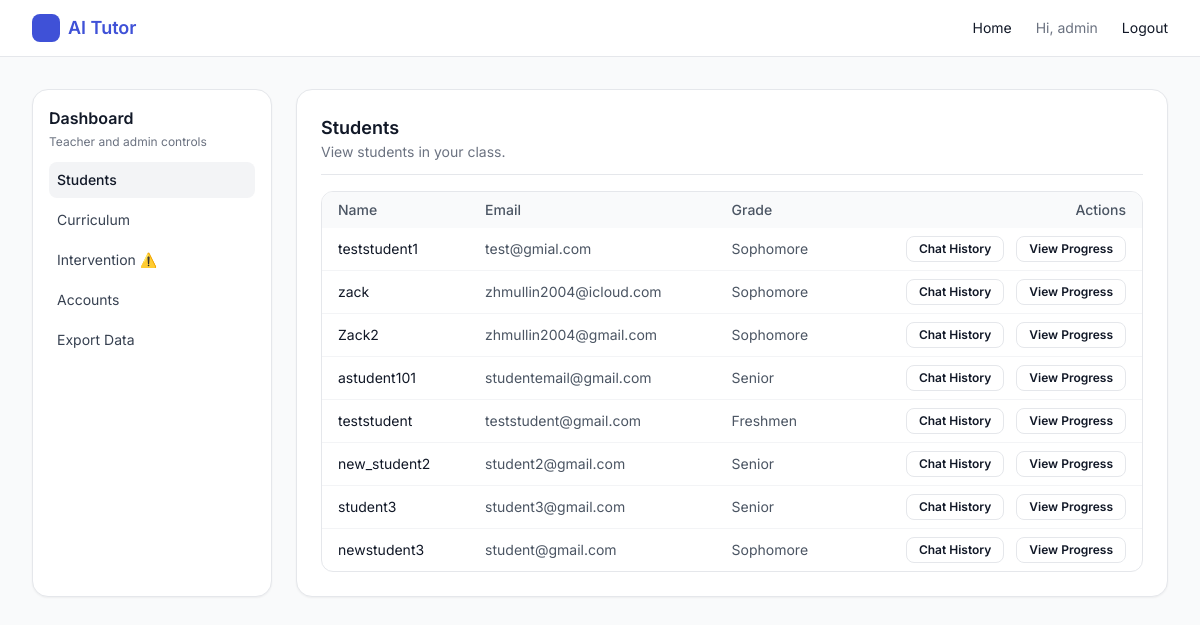
The page /tutor/dashboard/ (signed in) on the database as committed earlier.
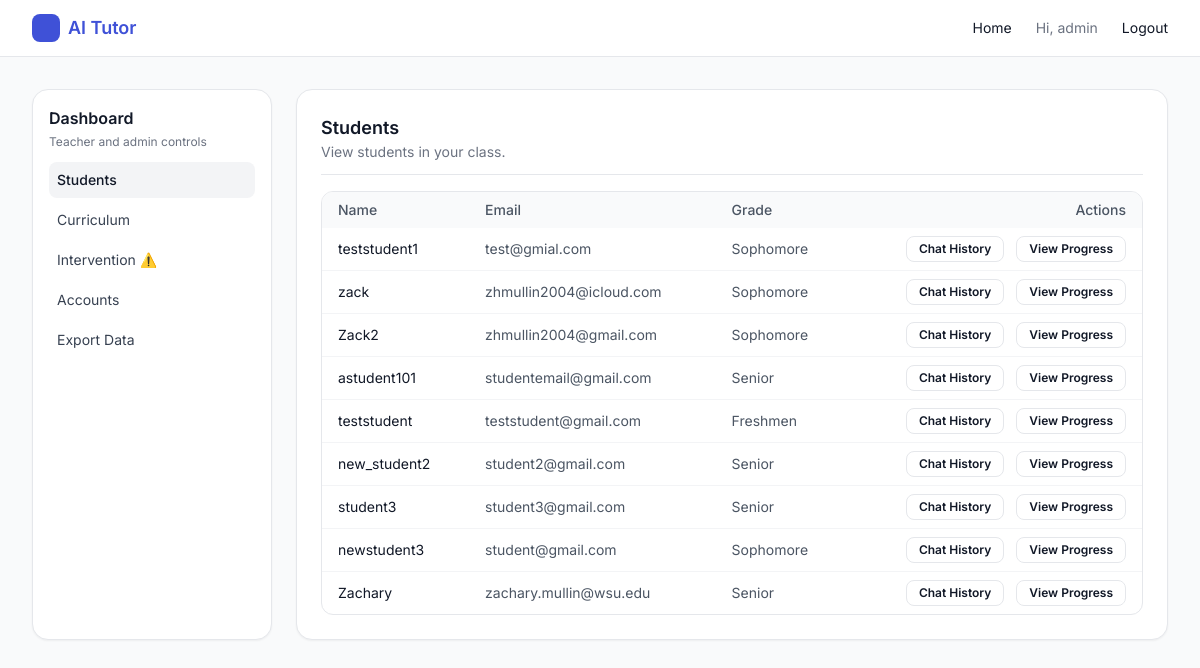
The same page on the database as committed later.
### tutor/models.py (models this page shows, shortened)
class StudentProfile(models.Model):
    user = models.OneToOneField(settings.AUTH_USER_MODEL, on_delete=models.CASCADE)
    display_name = models.CharField(max_length=200, blank=True)
    school = models.CharField(max_length=200, blank=True)
    grade = models.CharField(max_length=50, blank=True)
    classes = models.TextField(blank=True)  # comma-separated list
    teacher = models.ForeignKey(
        TeacherProfile,
        null=True,
        blank=True,
        on_delete=models.SET_NULL,
        related_name="students",
    )

### tutor/views.py (the view)
# urls.py: path("dashboard/", dashboard_page, name="dashboard"),
@login_required
@user_passes_test(is_teacher_or_admin)
def dashboard_page(request):
    teachers = TeacherProfile.objects.select_related("user").all()
    admins = AdminProfile.objects.select_related("user").all()
    is_admin_flag = is_admin(request.user)
    try:
        teacher_profile = TeacherProfile.objects.get(user=request.user)
    except TeacherProfile.DoesNotExist:
        teacher_profile = None
    is_teacher_flag = teacher_profile is not None
    if is_admin_flag:
        students = StudentProfile.objects.select_related("user", "teacher").all()
    elif is_teacher_flag:
        students = StudentProfile.objects.select_related("user", "teacher").filter(
            teacher=teacher_profile
        )
    else:
        students = StudentProfile.objects.none()
    files = []
    if os.path.exists(settings.CURRICULUM_ROOT):
        files = sorted(os.listdir(settings.CURRICULUM_ROOT))
    intervention_list = []
    intervention_alert = False
    for student in students:
        progress = StudentProgress.objects.filter(user=student.user).first()
        if progress is None:
            continue
        if progress.quiz_average is None:
            continue
        if progress.quiz_average < 0.7:
            if progress.quiz_average < 0.5:
                intervention_list.append((student, 1))
                intervention_alert = True
            else:
                intervention_list.append((student, 0))
    context = {
        "intervention_alert": intervention_alert,
        "teachers": teachers,
        "admins": admins,
        "students": students,
        "intervention_list": intervention_list,
        "curriculum_files": files,
        "is_admin": is_admin_flag,
        "is_teacher": is_teacher_flag,
    }
    return render(request, "dashboard_admin_mentor.html", context)

### tutor/utils.py (called while the page is built)
def is_teacher_or_admin(user):
    if not user.is_authenticated:
        return False
    if user.is_superuser:
        return True
    is_teacher = TeacherProfile.objects.filter(user=user).exists()
    is_admin = AdminProfile.objects.filter(user=user).exists()
    return is_teacher or is_admin

def is_admin(user):
    if not user.is_authenticated:
        return False
    if user.is_superuser:
        return True
    is_admin = AdminProfile.objects.filter(user=user).exists()
    return is_admin

### tutor/templates/dashboard_admin_mentor.html (shortened to what the changed rows need)
{% extends "base.html" %}
{% block content %}
<div class="grid lg:grid-cols-[240px_minmax(0,1fr)] gap-6">
  <section class="bg-white rounded-2xl border shadow-sm flex flex-col p-6">
    <header class="mb-4 border-b pb-3">
      <h2 id="dashboardSectionTitle" class="text-lg font-semibold text-gray-900">
      </h2>
    </header>
    <div id="dashboardContent" class="flex-1">
      <div id="section-students" class="space-y-6 hidden"><div>
          <div class="border rounded-xl overflow-hidden">
            <table class="min-w-full text-sm">
              <thead class="bg-gray-50 text-gray-600">
                <tr>
                  <th class="px-4 py-2 text-left font-medium">Name</th>
                  <th class="px-4 py-2 text-left font-medium">Email</th>
                  <th class="px-4 py-2 text-left font-medium">Grade</th>
                  <th class="px-4 py-2 text-right font-medium">Actions</th>
                </tr>
              </thead>
              <tbody class="divide-y divide-gray-100">
                {% for s in students %}
                  <tr>
                    <td class="px-4 py-2">
                      {{ s.display_name|default:s.user.get_full_name|default:s.user.username }}
                    </td>
                    <td class="px-4 py-2 text-gray-600">
                      {{ s.user.email }}
                    </td>
                    <td class="px-4 py-2 text-gray-600">
                      {{ s.grade }}
                    </td>
                    <td class="px-4 py-2 text-right space-x-2">
                      <button
                        type="button"
                        class="inline-flex items-center rounded-lg border px-3 py-1 text-xs font-semibold hover:bg-gray-50 chat-history-btn"
                        data-role="student"
                        data-student-id="{{ s.user.id }}"
                        data-classes="{{ s.classes|default_if_none:''|escapejs }}"
                        data-teacher-id="{{ s.teacher.id|default:'' }}">
                        Chat History
                      </button>
                      <button
                        type="button"
                        class="inline-flex items-center rounded-lg border px-3 py-1 text-xs font-semibold hover:bg-gray-50 view-progress-btn"
                        data-role="student"
                        data-user-id="{{ s.user.id }}">
                        View Progress
                      </button>
                    </td>
                  </tr>
                {% empty %}
                  <tr>
                    <td colspan="4" class="px-4 py-3 text-center text-gray-400">
                      No students found.
                    </td>
                  </tr>
                {% endfor %}
              </tbody>
            </table>
          </div>
        </div>
      </div>
    </div>
  </section>
</div>
{% endblock %}

Rows that differ between the two databases and show on the page:
added StudentProfile: display_name "Zachary", user.email "zachary.mullin@wsu.edu", grade "Senior"
